Frame 1 (no input): blank canvas, image omitted
Frame 60 (the mouse pressed at the canvas centre just before this capture): blank canvas, image omitted
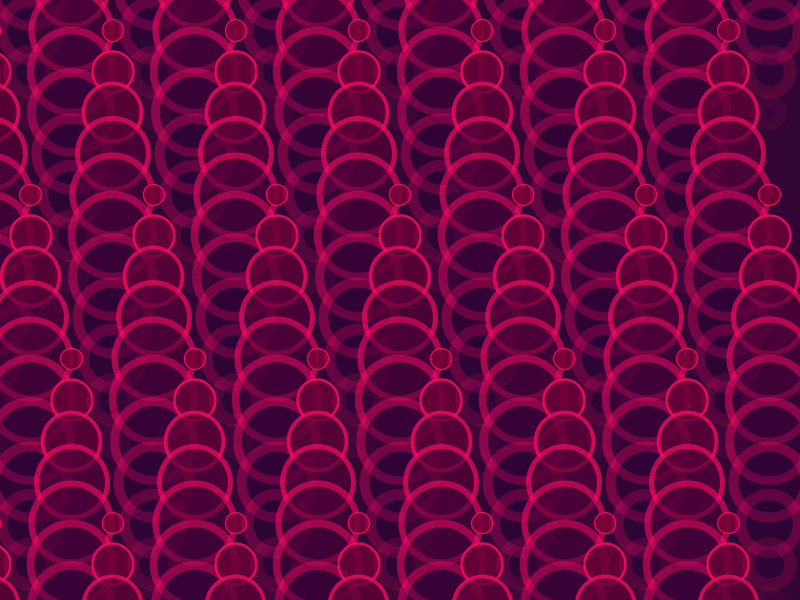
Frame 120 (the mouse held since frame 60 and released just before this capture)

The Processing sketch whose frames 1 and 60 were blank and that drew this single picture after the mouse press (run headless with seeded random() and noise(); from frame 60 on, the mouse is pressed at the canvas centre):

// Processing sketch: processing_151890
// ── processing_151890.pde

/*
 * Creative Coding
 * Week 2, 06 - Moving Patterns 2
 * by Indae Hwang and Jon McCormack
 * Copyright (c) 2014 Monash University
 *
 * Similar to the previous sketch, this sketch draws a grid of oscillating circles. Each circle has a "lifetime"
 * over which it grows and changes intensity and opacity. At the end of each lifetime the circle begins again.
 * Pressing the left and right arrow keys changes the lifetime of all the circles globally.
 * 
 */

// variable used to store the current frame rate value
int frame_rate_value;

void setup() {

  // make the display window the full size of the screen
  size(800,600);

  frame_rate_value = 12;
  rectMode(CENTER);
  background(#330534);
  smooth();
}


void draw() {

  background(#330534);

  int num = 20;
  int margin =10;
  float gutter = 0; //distance between each cell
  float cellsize = ( width - (2 * margin) - gutter * (num - 1) ) / (num - 1);

  int circleNumber = 0; // counter
  for (int i=0; i<num; i++) {
    for (int j=0; j<num; j++) {
      circleNumber = (i * num) + j; // different way to calculate the circle number from w2_04

      float tx = margin + cellsize * i + gutter * i;
      float ty = margin + cellsize * j + gutter * j;

      movingCircle(tx, ty, cellsize, circleNumber);
    }
  }
  
 mous();
} //end of draw 


void movingCircle(float x, float y, float size, int offset) {

  float circlePeriod = (float)frame_rate_value;
  float circleAge = (float)((frameCount + offset) % (int)circlePeriod) / circlePeriod;

 float pi=map(mouseY,0,height,0,TWO_PI);
  float circleSize = size * 2.0 * sin(circleAge * pi);

  strokeWeight(lerp(0,15, circleAge));
  stroke(255,10,100, lerp(255, 0, circleAge));
  fill(lerp(128, 0, circleAge),0,55, lerp(255, 0, circleAge));
  ellipse(x-size/2, y-size/2, circleSize, circleSize);
}


/*
 * keyReleased function
 *
 * called automatically by Processing when a keyboard key is released
 */
void mous() {

  // right arrow -- increase frame_rate_value
  if ((mouseX > width/2)&&(frame_rate_value<25)){
       if (mousePressed) {
    frame_rate_value++;
       }}

  // left arrow -- decrease frame_rate_value
  if ( (mouseX < width/2 )&&(frame_rate_value>2)){
    if (mousePressed) {
    frame_rate_value--;
       }}
   

  
}
